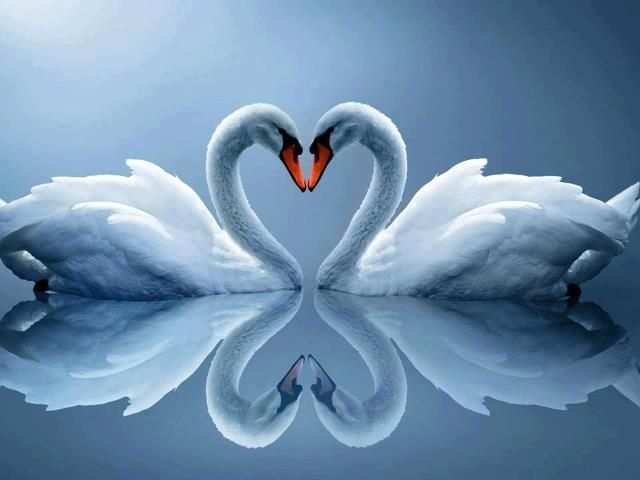
#> input picture imagens/07129ae291762b21e20b42552803704b.jpg, 640 x 480 px
$ python -i util.py   (imports and definitions only)
#> lines starting #> are read from the running program, lines starting #| are printed output that depends on the picture
from PIL import ImageOps, ExifTags

def is_valid_image(filename):
    list_allowed_extensions = [".png", ".jpg", ".jpeg", ".heic"]
    if filename.lower().endswith(tuple(list_allowed_extensions)):
        return True
    return False

def is_vertical_image(foto):
    largura, altura = get_image_dimensions(foto)
    if altura >= largura:
        return True
    return False

def get_image_dimensions(foto):
    data = ImageOps.exif_transpose(foto)
    return data.size

def need_rotate(image):
    try:
        image = ImageOps.exif_transpose(image)

        for orientation in ExifTags.TAGS.keys():
            if ExifTags.TAGS[orientation]=='Orientation':
                break

        exif = image.getexif()

        if exif[orientation] == 3:
            image=image.rotate(180, expand=True)
        elif exif[orientation] == 6:
            image=image.rotate(270, expand=True)
        elif exif[orientation] == 8:
            image=image.rotate(90, expand=True)

        return image
    except (AttributeError, KeyError, IndexError):
        # print("Foto sem EXIF Data")
        return image

>>> import cv2
>>> picture = cv2.imread('../imagens/07129ae291762b21e20b42552803704b.jpg', cv2.IMREAD_GRAYSCALE)
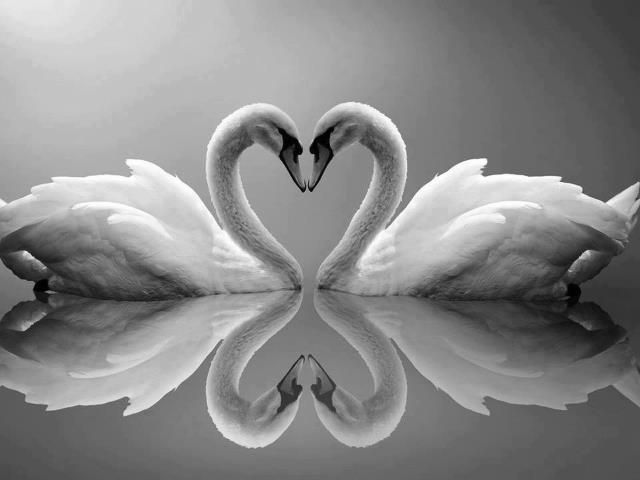
#> picture: shape (480, 640); min 0, max 255, mean 135.6
>>> result = need_rotate(picture)

$ run again, on imagens/77f769fdb99bae2468fa8a2bcf6017cb.jpg
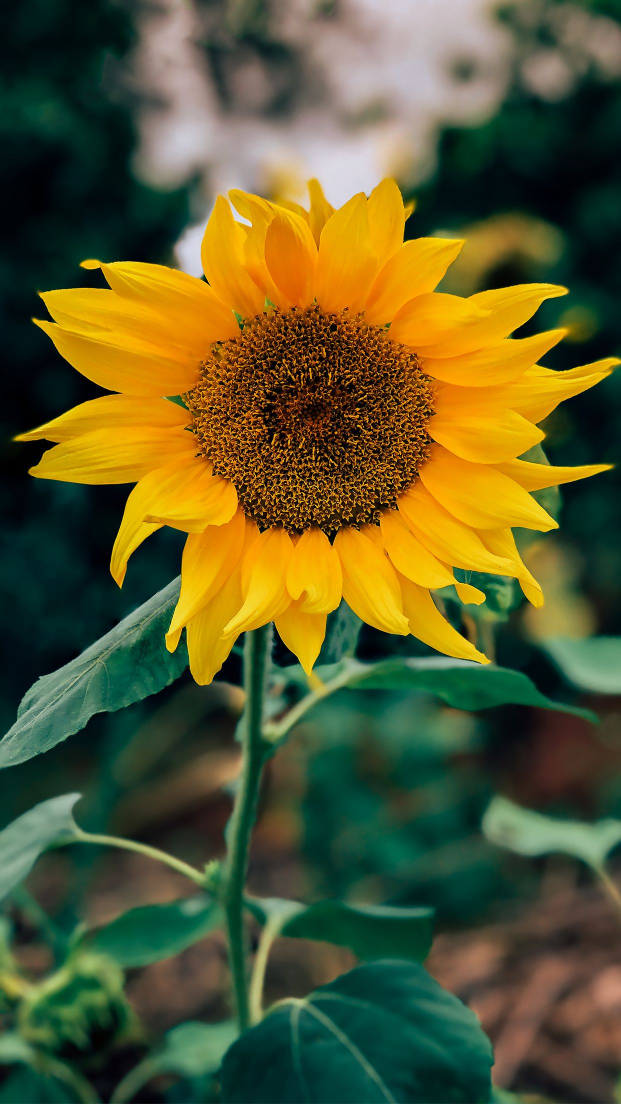
#> input picture imagens/77f769fdb99bae2468fa8a2bcf6017cb.jpg, 1242 x 2208 px (shown at 1/2 size)
#> `picture = cv2.imread('../imagens/07129ae291762b21e20b42552803704b.jpg'..`:
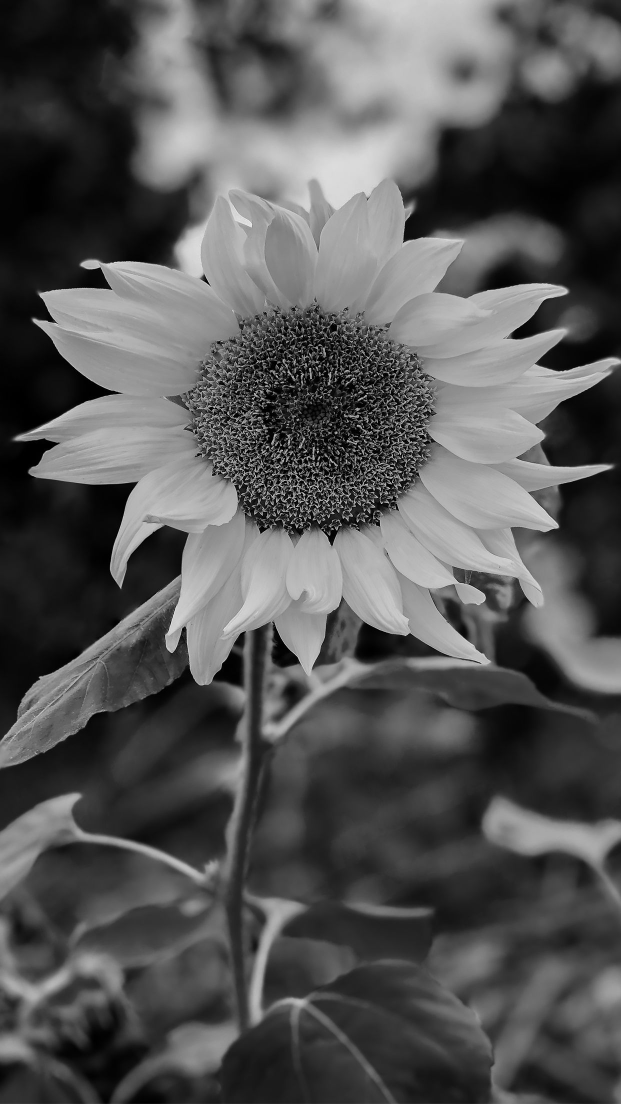
#> picture: shape (2208, 1242) (shown at 1/2 size); min 0, max 250, mean 84.7
